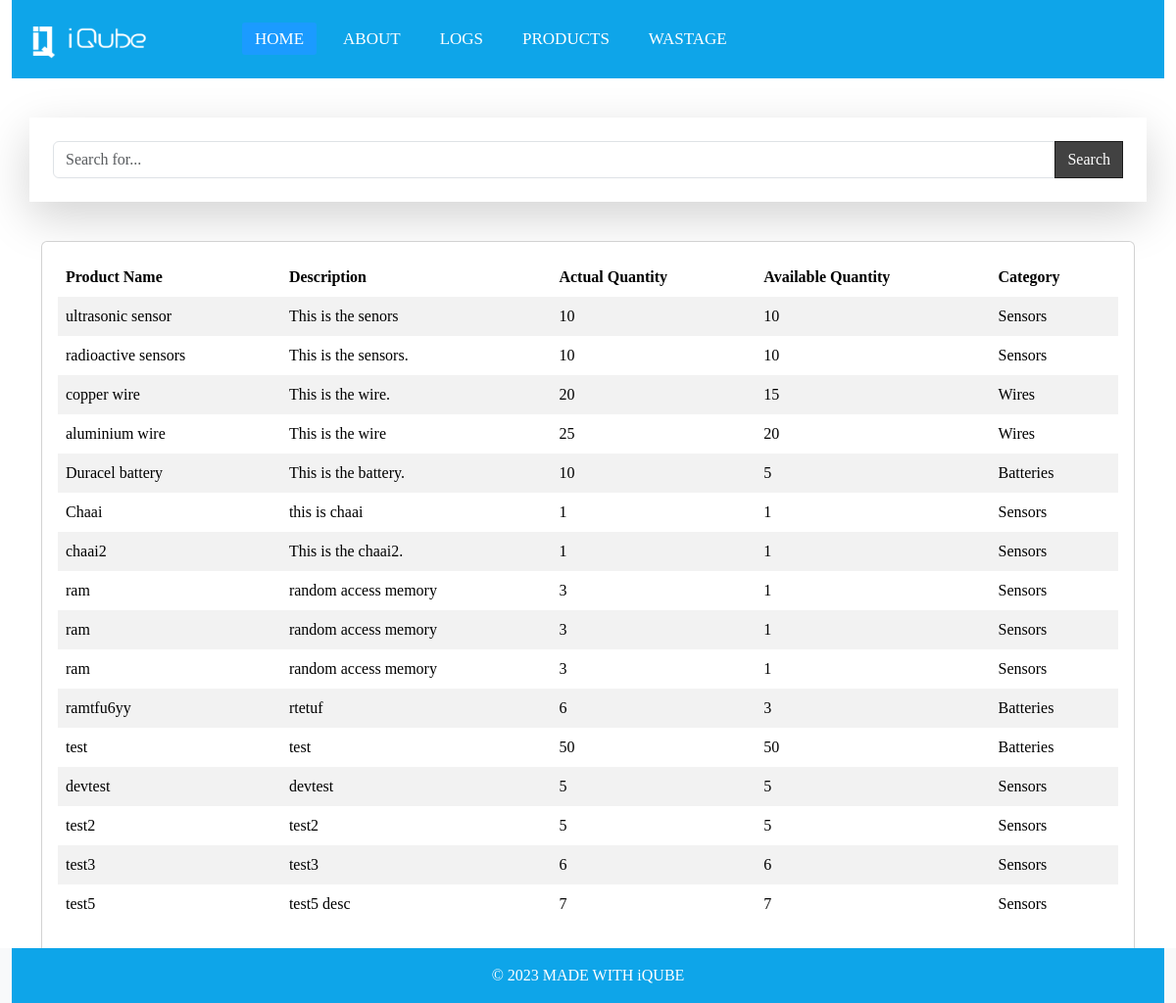
The page / on the database its author committed.
### invention/models.py (models this page shows, shortened)
class Product(models.Model):
    name=models.CharField(max_length=255)
    decription=models.CharField(max_length=100)
    actual_count=models.PositiveIntegerField()
    available_count=models.PositiveIntegerField()
    category= models.ForeignKey('Category', on_delete=models.CASCADE)
    created_at = models.DateTimeField(auto_now=True)

class Category(models.Model):
    name=models.CharField(max_length=25)
    created_by = models.ForeignKey(User, on_delete=models.CASCADE)
    created_at=models.DateTimeField(auto_now=True)
    class Meta:
        verbose_name_plural = 'Categories'
    def __str__(self):
        return self.name

### invention/views.py (the view)
# urls.py: path('', views.home ,name="Home"),
def home(request):
    products = Product.objects.all()
    query = request.GET.get('query', '')
    if query:
       products = products.filter(name__icontains = query)
    return render(request, 'home.html', {'products': products,})

### invention/templates/home.html (shortened to what this page needs)
{% extends "base.html"%}
{% block base %}
 <div class="container  p-4 shadow-lg my-3">
  <form action="{% url 'Home' %}" method="get">
<div class="input-group">
	<input type="text" name="query" value="{{query}}" class="form-control" placeholder="Search for...">
      <span class="input-group-btn">
        <button class="btn btn-search" type="button"> Search</button>
      </span>
</div>
</form>
</div>
<br>
<div class="container mb-5">
<div class="card">
                <div class="card-body">
                  <div class="table-responsive">
                    <table class="table table-striped table-borderless">
                      <thead>
                        <tr>
                          <th>Product Name</th>
                          <th>Description</th>
                          <th>Actual Quantity</th>
                          <th>Available Quantity</th>
                          <th>Category</th>
                        </tr>
                      </thead>
                      <tbody>
                        {% for product in products %}
                        <tr>
                          <td>{{product.name}}</td>
                          <td class="font-weight-bold">{{ product.decription}}</td>
                          <td>{{ product.actual_count}}</td>
                          <td>{{ product.available_count}}</td>
                          <td>{{ product.category }}</td>
                        </tr>
                        {% endfor %}
                      </tbody>
                    </table>
                  </div>
                </div>
              </div>
            </div>
{% endblock %}

### rows shown on the page
Product: name "ultrasonic sensor", decription "This is the senors", actual_count "10", available_count "10", category "Sensors"
Product: name "radioactive sensors", decription "This is the sensors.", actual_count "10", available_count "10", category "Sensors"
Product: name "copper wire", decription "This is the wire.", actual_count "20", available_count "15", category "Wires"
Product: name "aluminium wire", decription "This is the wire", actual_count "25", available_count "20", category "Wires"
Product: name "Duracel battery", decription "This is the battery.", actual_count "10", available_count "5", category "Batteries"
Product: name "Chaai", decription "this is chaai", actual_count "1", available_count "1", category "Sensors"
Product: name "chaai2", decription "This is the chaai2.", actual_count "1", available_count "1", category "Sensors"
Product: name "ram", decription "random access memory", actual_count "3", available_count "1", category "Sensors"
Product: name "ram", decription "random access memory", actual_count "3", available_count "1", category "Sensors"
Product: name "ram", decription "random access memory", actual_count "3", available_count "1", category "Sensors"
Product: name "ramtfu6yy", decription "rtetuf", actual_count "6", available_count "3", category "Batteries"
Product: name "test", decription "test", actual_count "50", available_count "50", category "Batteries"
Product: name "devtest", decription "devtest", actual_count "5", available_count "5", category "Sensors"
Product: name "test2", decription "test2", actual_count "5", available_count "5", category "Sensors"
Product: name "test3", decription "test3", actual_count "6", available_count "6", category "Sensors"
Product: name "test5", decription "test5 desc", actual_count "7", available_count "7", category "Sensors"
